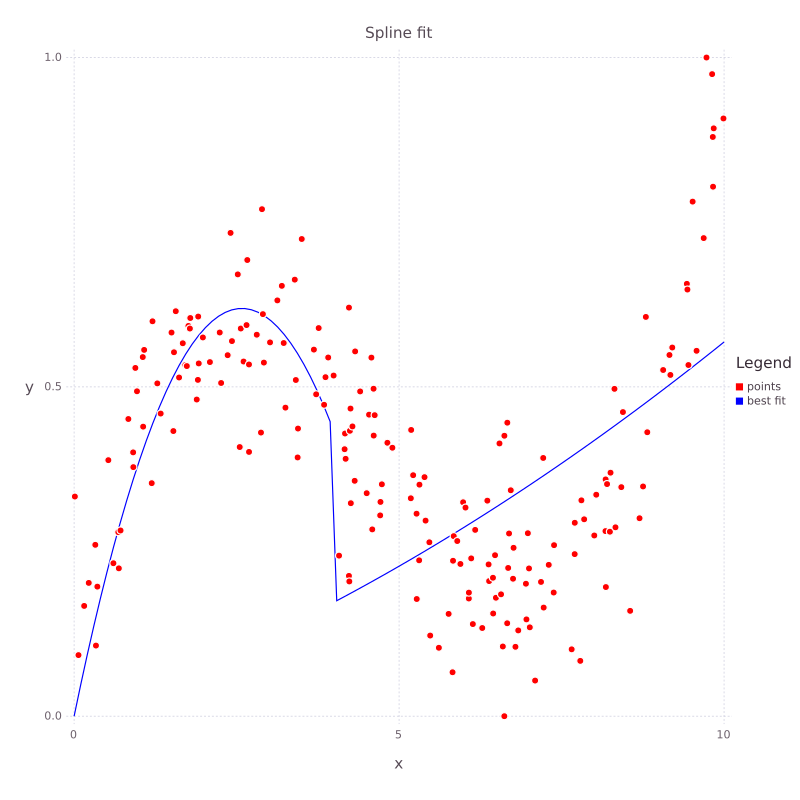

Write the Julia code that produced this figure.
using Gadfly
using JuMP

# import data set
raw = readdlm("xy_data.csv",',');
(k,l) = size(raw)

# Get the x and y data
xCoord = raw[:,1]
yCoord = raw[:,2]

# Set up array A, y = Aa, y = yCoord, a = weight
order = 2
A = zeros(k,(order+1)*2)

for i in 1:k
	for j = 1:order
		if xCoord[i] < 4
			A[i,j] = xCoord[i]^(order - j + 1)
		else
			A[i,j+3] = xCoord[i]^(order - j + 1)
		end
	end
end

m = Model()

# Variable for weight
@defVar(m, pq[1:(order+1)*2])

# Calculate the best fit
@setObjective(m, Min, sum((yCoord - A * pq) .^ 2))

status = solve(m)

# Calculate the x and y coordinates for the polynomial fit
weight = getValue(pq)
p = weight[1:3]
q = weight[4:6]

npts = 100
xfine = linspace(0,10,npts)
ffine = ones(npts,1)

for j = 1:order
	ffine = [ffine.*xfine ones(npts,1)]
end

yfine = zeros(npts)
for i in 1:npts
	if xfine[i] < 4
		temp = ffine[i,:] * p
		yfine[i] = temp[1]
	else
		temp = ffine[i,:] * q
		yfine[i] = temp[1]
	end
end

# Plot the result
layer1 = layer(x = xCoord, y = yCoord, Geom.point, Theme(default_color=color("red")))
layer2 = layer(x = xfine, y = yfine, Geom.line, Theme(default_color=color("blue")))

Graph = plot(layer1, layer2, Guide.title("Spline fit"), Guide.xlabel("x"), Guide.ylabel("y"), Guide.manual_color_key("Legend", ["points", "best fit"], ["red", "blue"]))
draw(PDF("4b.pdf", 8inch, 8inch), Graph)
